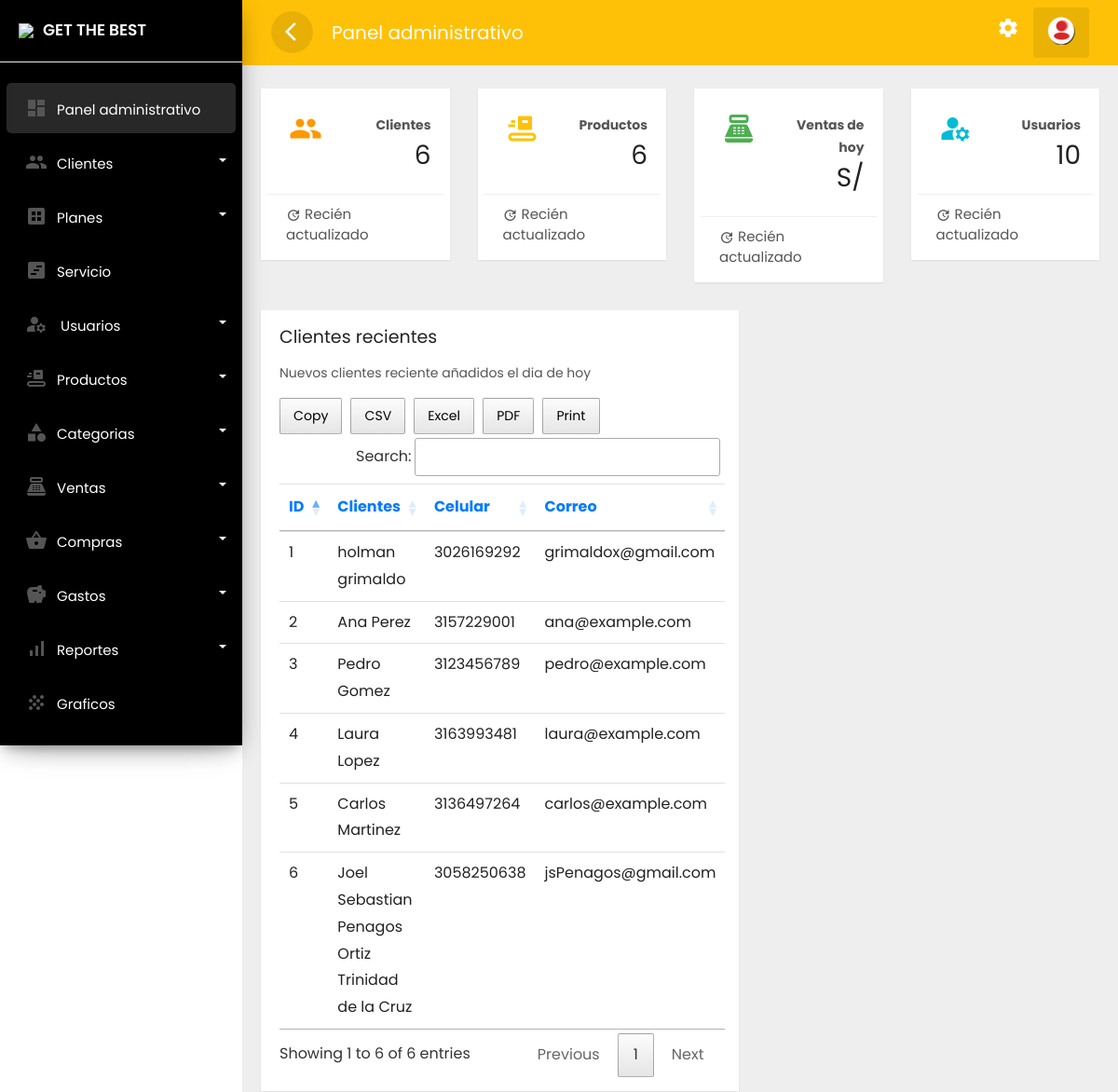
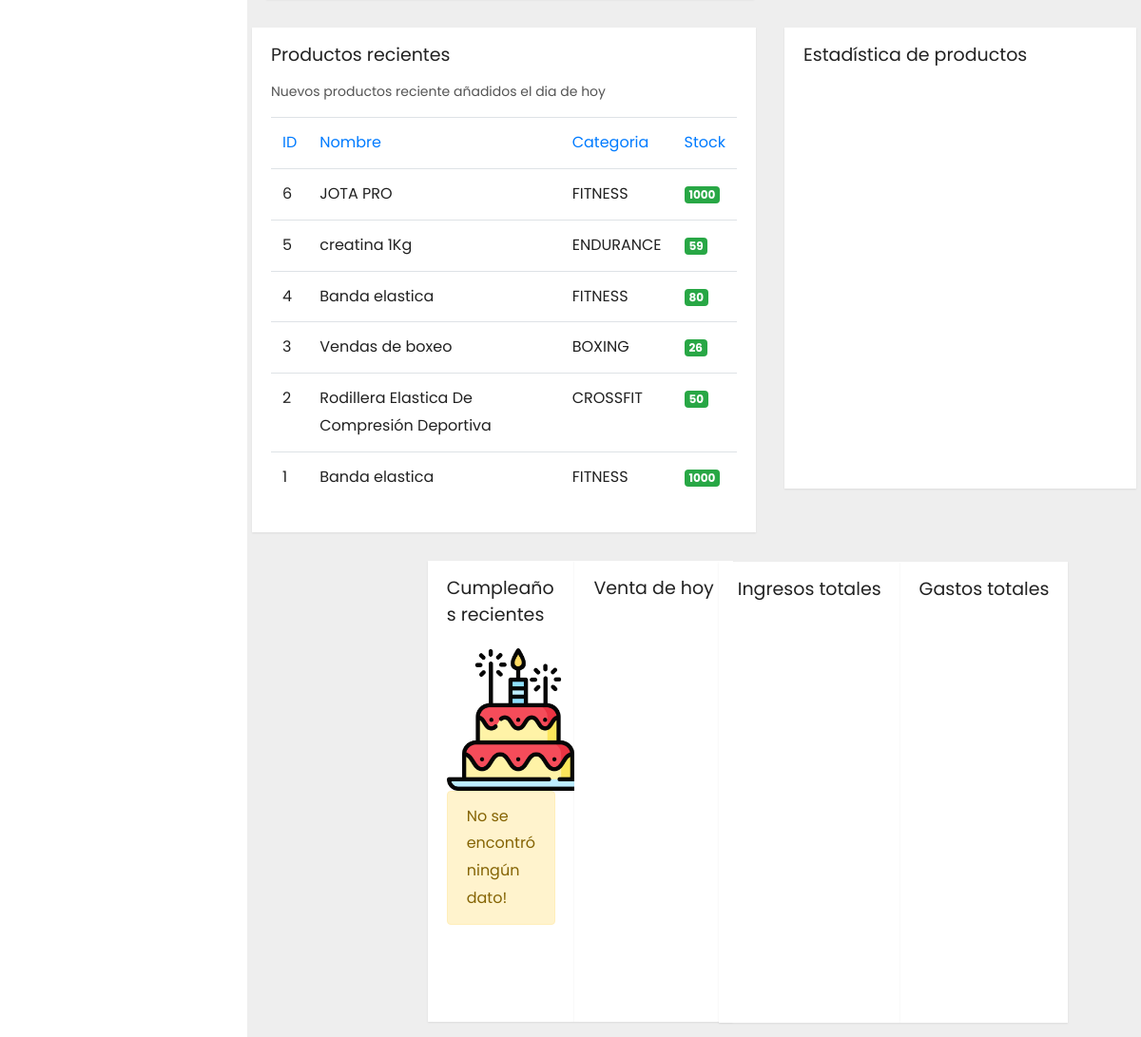
The page /frontend/administrador/escritorio.php (signed in) on the database its author committed (2 pictures, top to bottom).
### tables this page shows
CREATE TABLE `clientes` (
  `idclie` int(11) NOT NULL,
  `numid` char(8) NOT NULL,
  `nomcli` text NOT NULL,
  `apecli` text NOT NULL,
  `naci` date NOT NULL,
  `correo` varchar(30) NOT NULL,
  `celu` char(10) NOT NULL,
  `estad` varchar(15) NOT NULL,
  `fere` timestamp NOT NULL DEFAULT current_timestamp()
);

CREATE TABLE `producto` (
  `idprod` int(11) NOT NULL,
  `codba` char(14) NOT NULL,
  `nomprd` text NOT NULL,
  `idcate` int(11) NOT NULL,
  `precio` decimal(10,2) NOT NULL,
  `stock` int(11) NOT NULL,
  `foto` text NOT NULL,
  `venci` date NOT NULL,
  `esta` varchar(15) NOT NULL,
  `fere` timestamp NOT NULL DEFAULT current_timestamp()
);

CREATE TABLE `categoria` (
  `idcate` int(11) NOT NULL,
  `nomca` text NOT NULL,
  `estado` varchar(15) NOT NULL,
  `fere` timestamp NOT NULL DEFAULT current_timestamp()
);

### frontend/administrador/escritorio.php (the view, shortened to what the rows shown need)
<?php if(isset($_SESSION['id'])) { ?>
<!doctype html>
<html lang="es">
  <head>
        <link rel="stylesheet" href="../../backend/css/bootstrap.min.css">
        <link rel="stylesheet" href="../../backend/css/custom.css">
        <link rel="stylesheet" href="../../backend/css/loader.css">
    <link rel="stylesheet" type="text/css" href="../../backend/css/datatable.css">
    <link rel="stylesheet" type="text/css" href="../../backend/css/buttonsdataTables.css">
    <link rel="stylesheet" type="text/css" href="../../backend/css/font.css">
  </head>
  <body>
<div class="wrapper">
        <div id="content">
               <div class="main-content">
                                    <?php
                                    require '../../backend/bd/ctconex.php';
         ?>
                         <div class="row ">
                        <div class="col-lg-7 col-md-12">
                            <div class="card" style="min-height: 485px">
                                <div class="card-content table-responsive">
                                    <?php
 $sentencia = $connect->prepare("SELECT * FROM clientes order BY idclie DESC;");
 $sentencia->execute();
$data =  array();
if($sentencia){
  while($r = $sentencia->fetchObject()){
    $data[] = $r;
  }
}
   ?>
   <?php if(count($data)>0):?>
                                    <table class="table table-hover" id="example">
                                        <thead class="text-primary">
                                            <tr><th>ID</th>
                                            <th>Clientes</th>
                                            <th>Celular</th>
                                            <th>Correo</th>
                                        </tr></thead>
                                        <tbody>
                                             <?php foreach($data as $g):?>
                                            <tr>
                                                <td><?php echo  $g->idclie; ?></td>
                                                <td><?php echo  $g->nomcli; ?> <?php echo  $g->apecli; ?></td>
                                                <td><?php echo  $g->celu; ?></td>
                                                <td><?php echo  $g->correo; ?></td>
                                            </tr>
                                             <?php endforeach; ?>
                                        </tbody>
                                    </table>
    <?php endif; ?>
                                </div>
                            </div>
                        </div>
                    <div class="row">
                     <div class="col-lg-7 col-md-12">
                            <div class="card" style="min-height: 485px">
                                <div class="card-content table-responsive">
                                    <?php
 $sentencia = $connect->prepare("SELECT producto.idprod, producto.codba, producto.nomprd, categoria.idcate, categoria.nomca, producto.precio, producto.stock, producto.foto, producto.venci, producto.esta, producto.fere FROM producto INNER JOIN categoria ON producto.idcate = categoria.idcate order BY codba DESC;");
 $sentencia->execute();
$data =  array();
if($sentencia){
  while($r = $sentencia->fetchObject()){
    $data[] = $r;
  }
}
   ?>
   <?php if(count($data)>0):?>
                                    <table class="table table-hover" id="example1">
                                        <thead class="text-primary">
                                            <tr><th>ID</th>
                                            <th>Nombre</th>
                                            <th>Categoria</th>
                                            <th>Stock</th>
                                        </tr></thead>
                                        <tbody>
                                            <?php foreach($data as $a):?>
                                            <tr>
                                                <td><?php echo  $a->idprod; ?></td>
                                                <td><?php echo  $a->nomprd; ?></td>
                                                <td><?php echo  $a->nomca; ?></td>
                                                <?php
if ($a->stock <= 0) {
    echo '<td><span class="badge badge-danger">stock vacio</span></td>';
}elseif ($a->stock <= 5) {
    echo '<td><span class="badge badge-warning">Está por acabarse</span></td>';
}else {
    echo '<td><span class="badge badge-success">' . $a->stock . '</span></td>';
}
                                                 ?>
                                            </tr>
                                             <?php endforeach; ?>
                                        </tbody>
                                    </table>
    <?php endif; ?>
                                </div>
                            </div>
                        </div>
                    </div>
        </div>
    </div>
  </body>
  </html>
<?php }else{
    header('Location: ../erro404.php');
 } ?>

### rows shown on the page
clientes: idclie "6", nomcli "Joel Sebastian", apecli "Penagos Ortiz Trinidad de la Cruz", celu "3058250638", correo "jsPenagos@gmail.com"
clientes: idclie "5", nomcli "Carlos", apecli "Martinez", celu "3136497264", correo "carlos@example.com"
clientes: idclie "4", nomcli "Laura", apecli "Lopez", celu "3163993481", correo "laura@example.com"
clientes: idclie "3", nomcli "Pedro", apecli "Gomez", celu "3123456789", correo "pedro@example.com"
clientes: idclie "2", nomcli "Ana", apecli "Perez", celu "3157229001", correo "ana@example.com"
clientes: idclie "1", nomcli "holman", apecli "grimaldo", celu "3026169292", correo "grimaldox@gmail.com"
producto: idprod "6", nomprd "JOTA PRO", idcate.nomca "FITNESS", stock "1000"
producto: idprod "5", nomprd "creatina 1Kg", idcate.nomca "ENDURANCE", stock "59"
producto: idprod "4", nomprd "Banda elastica", idcate.nomca "FITNESS", stock "80"
producto: idprod "3", nomprd "Vendas de boxeo", idcate.nomca "BOXING", stock "26"
producto: idprod "2", nomprd "Rodillera Elastica De Compresión Deportiva", idcate.nomca "CROSSFIT", stock "50"
producto: idprod "1", nomprd "Banda elastica", idcate.nomca "FITNESS", stock "1000"

### other values the page prints
$total "6"
$total "10"
